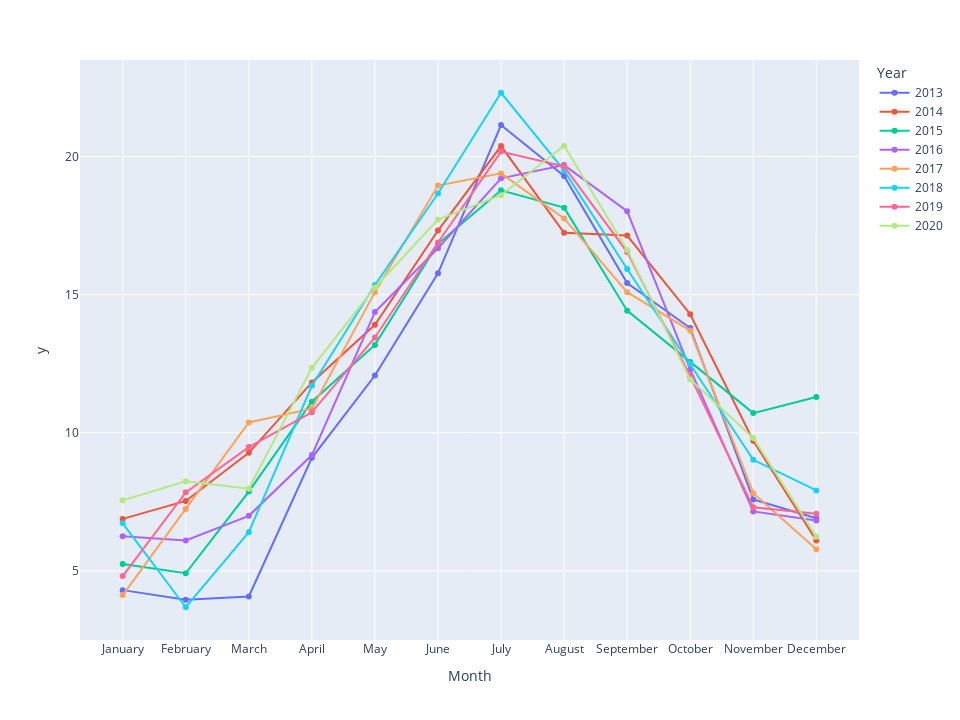

Notebook source saved alongside this figure:
### Code cell
px.line(weather_grpd, 
        y=weather_grpd['mean_temp'].round(2),
        x=weather_grpd['Month'],
        color=weather_grpd['Year'],
        markers=True, 
        width=960, 
        height=720)

### Figure 1 — Plotly figure (JSON) as saved in the notebook; plotly's stock layout.template omitted (floating-point values rounded to 4 significant figures)
{"data": [{"hovertemplate": "Year=2013<br>Month=%{x}<br>y=%{y}<extra></extra>", "legendgroup": "2013", "line": {"color": "#636efa", "dash": "solid"}, "marker": {"symbol": "circle"}, "mode": "markers+lines", "name": "2013", "orientation": "v", "showlegend": true, "type": "scatter", "x": ["January", "February", "March", "April", "May", "June", "July", "August", "September", "October", "November", "December"], "xaxis": "x", "y": [4.3, 3.95, 4.07, 9.09, 12.07, 15.77, 21.14, 19.3, 15.42, 13.79, 7.58, 6.9], "yaxis": "y"}, {"hovertemplate": "Year=2014<br>Month=%{x}<br>y=%{y}<extra></extra>", "legendgroup": "2014", "line": {"color": "#EF553B", "dash": "solid"}, "marker": {"symbol": "circle"}, "mode": "markers+lines", "name": "2014", "orientation": "v", "showlegend": true, "type": "scatter", "x": ["January", "February", "March", "April", "May", "June", "July", "August", "September", "October", "November", "December"], "xaxis": "x", "y": [6.88, 7.53, 9.27, 11.82, 13.91, 17.32, 20.38, 17.24, 17.14, 14.29, 9.71, 6.1], "yaxis": "y"}, {"hovertemplate": "Year=2015<br>Month=%{x}<br>y=%{y}<extra></extra>", "legendgroup": "2015", "line": {"color": "#00cc96", "dash": "solid"}, "marker": {"symbol": "circle"}, "mode": "markers+lines", "name": "2015", "orientation": "v", "showlegend": true, "type": "scatter", "x": ["January", "February", "March", "April", "May", "June", "July", "August", "September", "October", "November", "December"], "xaxis": "x", "y": [5.25, 4.91, 7.87, 11.12, 13.18, 16.84, 18.78, 18.15, 14.42, 12.56, 10.71, 11.29], "yaxis": "y"}, {"hovertemplate": "Year=2016<br>Month=%{x}<br>y=%{y}<extra></extra>", "legendgroup": "2016", "line": {"color": "#ab63fa", "dash": "solid"}, "marker": {"symbol": "circle"}, "mode": "markers+lines", "name": "2016", "orientation": "v", "showlegend": true, "type": "scatter", "x": ["January", "February", "March", "April", "May", "June", "July", "August", "September", "October", "November", "December"], "xaxis": "x", "y": [6.25, 6.1, 6.99, 9.19, 14.37, 16.68, 19.21, 19.69, 18.02, 12.29, 7.15, 6.82], "yaxis": "y"}, {"hovertemplate": "Year=2017<br>Month=%{x}<br>y=%{y}<extra></extra>", "legendgroup": "2017", "line": {"color": "#FFA15A", "dash": "solid"}, "marker": {"symbol": "circle"}, "mode": "markers+lines", "name": "2017", "orientation": "v", "showlegend": true, "type": "scatter", "x": ["January", "February", "March", "April", "May", "June", "July", "August", "September", "October", "November", "December"], "xaxis": "x", "y": [4.12, 7.24, 10.37, 10.87, 15.09, 18.95, 19.39, 17.76, 15.09, 13.7, 7.81, 5.78], "yaxis": "y"}, {"hovertemplate": "Year=2018<br>Month=%{x}<br>y=%{y}<extra></extra>", "legendgroup": "2018", "line": {"color": "#19d3f3", "dash": "solid"}, "marker": {"symbol": "circle"}, "mode": "markers+lines", "name": "2018", "orientation": "v", "showlegend": true, "type": "scatter", "x": ["January", "February", "March", "April", "May", "June", "July", "August", "September", "October", "November", "December"], "xaxis": "x", "y": [6.72, 3.68, 6.4, 11.7, 15.35, 18.66, 22.31, 19.5, 15.93, 12.49, 9.02, 7.91], "yaxis": "y"}, {"hovertemplate": "Year=2019<br>Month=%{x}<br>y=%{y}<extra></extra>", "legendgroup": "2019", "line": {"color": "#FF6692", "dash": "solid"}, "marker": {"symbol": "circle"}, "mode": "markers+lines", "name": "2019", "orientation": "v", "showlegend": true, "type": "scatter", "x": ["January", "February", "March", "April", "May", "June", "July", "August", "September", "October", "November", "December"], "xaxis": "x", "y": [4.81, 7.84, 9.48, 10.74, 13.45, 16.89, 20.18, 19.64, 16.54, 12.05, 7.3, 7.07], "yaxis": "y"}, {"hovertemplate": "Year=2020<br>Month=%{x}<br>y=%{y}<extra></extra>", "legendgroup": "2020", "line": {"color": "#B6E880", "dash": "solid"}, "marker": {"symbol": "circle"}, "mode": "markers+lines", "name": "2020", "orientation": "v", "showlegend": true, "type": "scatter", "x": ["January", "February", "March", "April", "May", "June", "July", "August", "September", "October", "November", "December"], "xaxis": "x", "y": [7.55, 8.24, 7.97, 12.35, 15.26, 17.72, 18.6, 20.39, 16.62, 11.93, 9.81, 6.23], "yaxis": "y"}], "layout": {"height": 720, "legend": {"title": {"text": "Year"}, "tracegroupgap": 0}, "margin": {"t": 60}, "width": 960, "xaxis": {"anchor": "y", "domain": [0, 1], "title": {"text": "Month"}}, "yaxis": {"anchor": "x", "domain": [0, 1], "title": {"text": "y"}}}}
